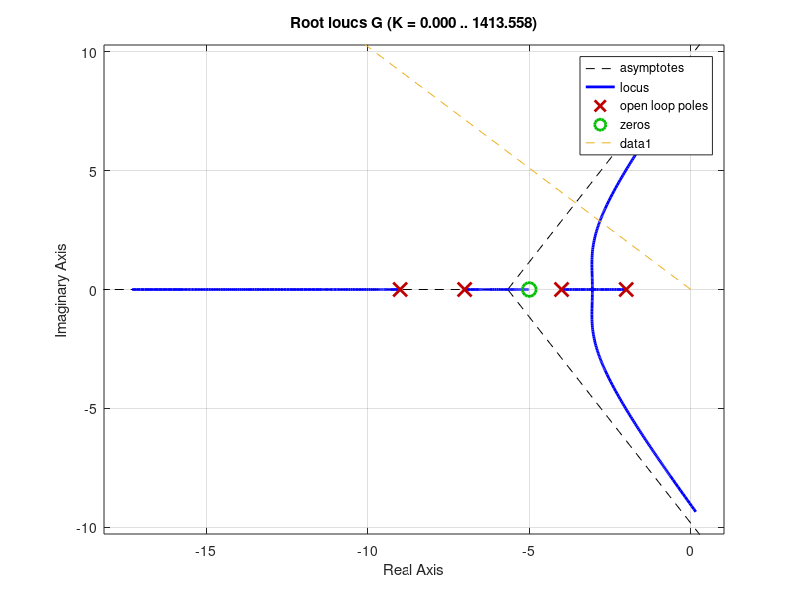

This figure's MATLAB source: (Note: this script raises an error after producing the figure.)
clc; clear; close all;
G = zpk([-5], [-2, -4, -7, -9],[1]);

rlocus(G); hold on
zeta = 0.7;

ang = acosd(zeta);
ang = 180 - ang; 

r = 40;

plot([0, r*cosd(ang)], [0, r*sind(ang)], '--'); hold off


alpha = zeta / sqrt(1 - zeta^2);


for omega = 1:0.01:100
    sigma = -alpha*omega;
    p = sigma + 1i*omega;
    if point_on_rl(p, G)
        intersection_point = p;
        gain = evaluate_k(G, p); 
        fprintf("The point on the root locus is: %.2f + %.2fi\n", real(p), imag(p));
        fprintf("The gain K is: %.2f\n", gain);
        break;
    end
end


%settling time = 4/(zeta*wn) = 1
wn = 4/(zeta*1);
wd = wn*sqrt(1-zeta^2);
point_to_pass_through = -zeta*wn + 1i*wd; % casecade comp rl must pass through this point
%add a zero on the real axis to move the root locus through this point

comp_zero = 4.5; %default value 4.5
cascade_comp = zpk(comp_zero,... %{Find a way to pass through the point%}
    [], 1);
G_c = series(G, cascade_comp);

figure(1);
step(G);
figure(2);
step(G_c);

function output = point_on_rl(point, trans_func)
    tol = 1; % tolerance in degrees
    
    poles = point - pole(trans_func);
    pole_ang_sum = sum(rad2deg(angle(poles)));
    zeros = point - zero(trans_func);
    zero_ang_sum = sum(rad2deg(angle(zeros)));
    total = pole_ang_sum - zero_ang_sum;
    
    % Wrap into [-180, 180]
    total = mod(total + 180, 360) - 180;
    
    % Check if angle is close to ±180
    if abs(abs(total) - 180) < tol
        output = true;
    else
        output = false;
    end
end


function output = evaluate_k(trans_func, point)
    zeros = prod(abs(point - zero(trans_func)));
    poles = prod(abs(point - pole(trans_func)));
    output = poles/zeros;
end